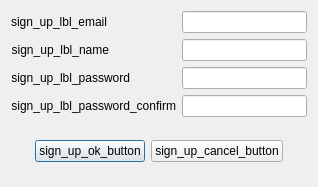
<?xml version="1.0" encoding="UTF-8"?>
<ui version="4.0">
 <class>registerDialog</class>
 <widget class="QDialog" name="registerDialog">
  <property name="geometry">
   <rect>
    <x>0</x>
    <y>0</y>
    <width>318</width>
    <height>187</height>
   </rect>
  </property>
  <property name="sizePolicy">
   <sizepolicy hsizetype="Fixed" vsizetype="Fixed">
    <horstretch>0</horstretch>
    <verstretch>0</verstretch>
   </sizepolicy>
  </property>
  <property name="windowTitle">
   <string>sign_up_dialog</string>
  </property>
  <layout class="QVBoxLayout" name="verticalLayout">
   <item>
    <layout class="QFormLayout" name="formLayout">
     <item row="1" column="0">
      <widget class="QLabel" name="lblName">
       <property name="text">
        <string>sign_up_lbl_name</string>
       </property>
       <property name="alignment">
        <set>Qt::AlignRight|Qt::AlignTrailing|Qt::AlignVCenter</set>
       </property>
      </widget>
     </item>
     <item row="2" column="0">
      <widget class="QLabel" name="lblPassword">
       <property name="text">
        <string>sign_up_lbl_password</string>
       </property>
       <property name="alignment">
        <set>Qt::AlignRight|Qt::AlignTrailing|Qt::AlignVCenter</set>
       </property>
      </widget>
     </item>
     <item row="3" column="0">
      <widget class="QLabel" name="lblPasswordConfirm">
       <property name="text">
        <string>sign_up_lbl_password_confirm</string>
       </property>
       <property name="alignment">
        <set>Qt::AlignRight|Qt::AlignTrailing|Qt::AlignVCenter</set>
       </property>
      </widget>
     </item>
     <item row="0" column="0">
      <widget class="QLabel" name="lblEmail">
       <property name="text">
        <string>sign_up_lbl_email</string>
       </property>
       <property name="alignment">
        <set>Qt::AlignRight|Qt::AlignTrailing|Qt::AlignVCenter</set>
       </property>
      </widget>
     </item>
     <item row="0" column="1">
      <widget class="QLineEdit" name="leEmail"/>
     </item>
     <item row="1" column="1">
      <widget class="QLineEdit" name="leName"/>
     </item>
     <item row="2" column="1">
      <widget class="QLineEdit" name="lePassword">
       <property name="echoMode">
        <enum>QLineEdit::Password</enum>
       </property>
      </widget>
     </item>
     <item row="3" column="1">
      <widget class="QLineEdit" name="lePasswordConfirm">
       <property name="echoMode">
        <enum>QLineEdit::Password</enum>
       </property>
      </widget>
     </item>
    </layout>
   </item>
   <item>
    <widget class="QWidget" name="widget" native="true">
     <property name="maximumSize">
      <size>
       <width>16777215</width>
       <height>50</height>
      </size>
     </property>
     <layout class="QHBoxLayout" name="horizontalLayout">
      <item>
       <spacer name="horizontalSpacer">
        <property name="orientation">
         <enum>Qt::Horizontal</enum>
        </property>
        <property name="sizeHint" stdset="0">
         <size>
          <width>7</width>
          <height>20</height>
         </size>
        </property>
       </spacer>
      </item>
      <item>
       <widget class="QPushButton" name="btnRegister">
        <property name="text">
         <string>sign_up_ok_button</string>
        </property>
       </widget>
      </item>
      <item>
       <widget class="QPushButton" name="btnCancel">
        <property name="text">
         <string>sign_up_cancel_button</string>
        </property>
       </widget>
      </item>
      <item>
       <spacer name="horizontalSpacer_2">
        <property name="orientation">
         <enum>Qt::Horizontal</enum>
        </property>
        <property name="sizeHint" stdset="0">
         <size>
          <width>7</width>
          <height>20</height>
         </size>
        </property>
       </spacer>
      </item>
     </layout>
    </widget>
   </item>
  </layout>
 </widget>
 <resources/>
 <connections/>
</ui>
